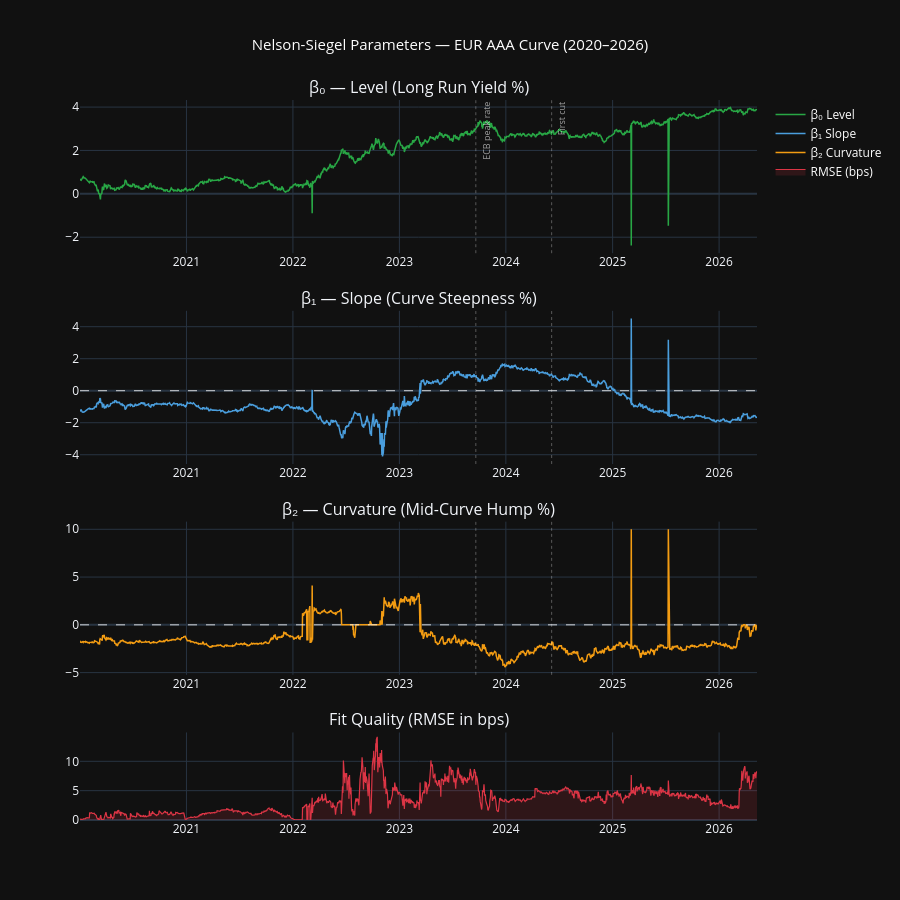

Here is the notebook cell this chart was saved with:
### Code cell
# ============================================================
# STEP 3 — ROLLING PARAMETER ESTIMATION
# ============================================================

print("Fitting Nelson-Siegel to every trading day...")
print("This will take 30-60 seconds...")
print("=" * 50)

results = []

for date, row in yields.iterrows():
    obs = row.values.astype(float)
    
    # Skip days with too many missing values
    if np.sum(np.isnan(obs)) > 3:
        continue
    
    # Use available maturities only
    valid = ~np.isnan(obs)
    mats  = np.array(mat_years)[valid]
    ylds  = obs[valid]
    
    params_i, fitted_i, rmse_i = fit_nelson_siegel(mats.tolist(), ylds)
    
    if params_i is not None:
        results.append({
            "date":      date,
            "beta0":     params_i[0],
            "beta1":     params_i[1],
            "beta2":     params_i[2],
            "tau":       params_i[3],
            "rmse":      rmse_i,
            **{f"actual_{l}": y for l, y in zip(labels, obs)},
            **{f"fitted_{l}": f for l, f in zip(labels, fitted_i) if fitted_i is not None}
        })

params_df = pd.DataFrame(results).set_index("date")

print(f"  ✅ Fitted {len(params_df)} trading days successfully")
print(f"  From: {params_df.index[0].date()} to {params_df.index[-1].date()}")

# ============================================================
# PLOT PARAMETERS OVER TIME
# ============================================================

fig = make_subplots(
    rows=4, cols=1,
    subplot_titles=(
        "β₀ — Level (Long Run Yield %)",
        "β₁ — Slope (Curve Steepness %)",
        "β₂ — Curvature (Mid-Curve Hump %)",
        "Fit Quality (RMSE in bps)"
    ),
    vertical_spacing=0.08,
    row_heights=[0.28, 0.28, 0.28, 0.16]
)

# --- Beta 0 — Level ---
fig.add_trace(go.Scatter(
    x=params_df.index, y=params_df["beta0"],
    mode="lines", name="β₀ Level",
    line=dict(color="#28a745", width=1.5),
    hovertemplate="%{x}<br>β₀: %{y:.3f}%<extra></extra>"
), row=1, col=1)

# --- Beta 1 — Slope ---
fig.add_trace(go.Scatter(
    x=params_df.index, y=params_df["beta1"],
    mode="lines", name="β₁ Slope",
    line=dict(color="#4a9edd", width=1.5),
    hovertemplate="%{x}<br>β₁: %{y:.3f}%<extra></extra>"
), row=2, col=1)

fig.add_hline(y=0, line_dash="dash", line_color="white",
              line_width=0.8, row=2, col=1)

# --- Beta 2 — Curvature ---
fig.add_trace(go.Scatter(
    x=params_df.index, y=params_df["beta2"],
    mode="lines", name="β₂ Curvature",
    line=dict(color="#f39c12", width=1.5),
    hovertemplate="%{x}<br>β₂: %{y:.3f}%<extra></extra>"
), row=3, col=1)

fig.add_hline(y=0, line_dash="dash", line_color="white",
              line_width=0.8, row=3, col=1)

# --- RMSE ---
fig.add_trace(go.Scatter(
    x=params_df.index, y=params_df["rmse"] * 100,
    mode="lines", name="RMSE (bps)",
    line=dict(color="#dc3545", width=1.2),
    fill="tozeroy",
    fillcolor="rgba(220,53,69,0.15)",
    hovertemplate="%{x}<br>RMSE: %{y:.2f}bps<extra></extra>"
), row=4, col=1)

# --- ECB key dates ---
ecb_events = {
    "ECB peak rate": "2023-09-20",
    "First cut":     "2024-06-06",
}

for label_ecb, date_ecb in ecb_events.items():
    for row_n in [1, 2, 3]:
        fig.add_vline(
            x=date_ecb,
            line_dash="dot",
            line_color="rgba(255,255,255,0.3)",
            line_width=1,
            row=row_n, col=1
        )
    fig.add_annotation(
        x=date_ecb, y=1, yref="paper",
        text=label_ecb,
        showarrow=False,
        font=dict(color="rgba(255,255,255,0.6)", size=9),
        textangle=-90,
        xshift=10
    )

fig.update_layout(
    title=dict(
        text="Nelson-Siegel Parameters — EUR AAA Curve (2020–2026)",
        x=0.5, font=dict(color="white", size=15)
    ),
    template="plotly_dark",
    height=900,
    showlegend=True,
    legend=dict(font=dict(color="white")),
    hovermode="x unified"
)

fig.show()

# ============================================================
# PRINT PARAMETER SUMMARY
# ============================================================

print(f"\n  Parameter Summary")
print(f"  {'='*55}")
print(f"  {'Param':<12} {'Current':>10} {'1Y Ago':>10} {'2Y Ago':>10} {'Mean':>10}")
print(f"  {'-'*55}")

param_names = ["beta0", "beta1", "beta2"]
param_labels = ["β₀ Level", "β₁ Slope", "β₂ Curve"]

for pname, plabel in zip(param_names, param_labels):
    current_p  = params_df[pname].iloc[-1]
    y1_ago     = params_df[pname].iloc[-253] if len(params_df) > 253 else params_df[pname].iloc[0]
    y2_ago     = params_df[pname].iloc[-505] if len(params_df) > 505 else params_df[pname].iloc[0]
    mean_p     = params_df[pname].mean()
    print(f"  {plabel:<12} {current_p:>10.3f} {y1_ago:>10.3f} {y2_ago:>10.3f} {mean_p:>10.3f}")

print(f"\n  Current curve interpretation:")
b0 = params_df["beta0"].iloc[-1]
b1 = params_df["beta1"].iloc[-1]
b2 = params_df["beta2"].iloc[-1]

print(f"  β₀ = {b0:.3f}% — long run yield the curve is anchored to")
print(f"  β₁ = {b1:.3f}%  — {'steepening' if b1 < 0 else 'inverted'} curve")
print(f"  β₂ = {b2:.3f}% — {'positive hump' if b2 > 0 else 'negative hump'} in the belly")

### Figure 1 — Plotly figure (JSON) as saved in the notebook; plotly's stock layout.template omitted (floating-point values rounded to 4 significant figures; data arrays with more than 128 entries replaced by an {"elided": "..."} marker saying what was removed)
{"data": [{"hovertemplate": "%{x}<br>β₀: %{y:.3f}%<extra></extra>", "line": {"color": "#28a745", "width": 1.5}, "mode": "lines", "name": "β₀ Level", "type": "scatter", "x": {"elided": "1623 str values"}, "xaxis": "x", "y": {"elided": "1623 float values"}, "yaxis": "y"}, {"hovertemplate": "%{x}<br>β₁: %{y:.3f}%<extra></extra>", "line": {"color": "#4a9edd", "width": 1.5}, "mode": "lines", "name": "β₁ Slope", "type": "scatter", "x": {"elided": "1623 str values"}, "xaxis": "x2", "y": {"elided": "1623 float values"}, "yaxis": "y2"}, {"hovertemplate": "%{x}<br>β₂: %{y:.3f}%<extra></extra>", "line": {"color": "#f39c12", "width": 1.5}, "mode": "lines", "name": "β₂ Curvature", "type": "scatter", "x": {"elided": "1623 str values"}, "xaxis": "x3", "y": {"elided": "1623 float values"}, "yaxis": "y3"}, {"fill": "tozeroy", "fillcolor": "rgba(220,53,69,0.15)", "hovertemplate": "%{x}<br>RMSE: %{y:.2f}bps<extra></extra>", "line": {"color": "#dc3545", "width": 1.2}, "mode": "lines", "name": "RMSE (bps)", "type": "scatter", "x": {"elided": "1623 str values"}, "xaxis": "x4", "y": {"elided": "1623 float values"}, "yaxis": "y4"}], "layout": {"annotations": [{"font": {"size": 16}, "showarrow": false, "text": "β₀ — Level (Long Run Yield %)", "x": 0.5, "xanchor": "center", "xref": "paper", "y": 1, "yanchor": "bottom", "yref": "paper"}, {"font": {"size": 16}, "showarrow": false, "text": "β₁ — Slope (Curve Steepness %)", "x": 0.5, "xanchor": "center", "xref": "paper", "y": 0.7072, "yanchor": "bottom", "yref": "paper"}, {"font": {"size": 16}, "showarrow": false, "text": "β₂ — Curvature (Mid-Curve Hump %)", "x": 0.5, "xanchor": "center", "xref": "paper", "y": 0.4144, "yanchor": "bottom", "yref": "paper"}, {"font": {"size": 16}, "showarrow": false, "text": "Fit Quality (RMSE in bps)", "x": 0.5, "xanchor": "center", "xref": "paper", "y": 0.1216, "yanchor": "bottom", "yref": "paper"}, {"font": {"color": "rgba(255,255,255,0.6)", "size": 9}, "showarrow": false, "text": "ECB peak rate", "textangle": -90, "x": "2023-09-20", "xshift": 10, "y": 1, "yref": "paper"}, {"font": {"color": "rgba(255,255,255,0.6)", "size": 9}, "showarrow": false, "text": "First cut", "textangle": -90, "x": "2024-06-06", "xshift": 10, "y": 1, "yref": "paper"}], "height": 900, "hovermode": "x unified", "legend": {"font": {"color": "white"}}, "shapes": [{"line": {"color": "white", "dash": "dash", "width": 0.8}, "type": "line", "x0": 0, "x1": 1, "xref": "x2 domain", "y0": 0, "y1": 0, "yref": "y2"}, {"line": {"color": "white", "dash": "dash", "width": 0.8}, "type": "line", "x0": 0, "x1": 1, "xref": "x3 domain", "y0": 0, "y1": 0, "yref": "y3"}, {"line": {"color": "rgba(255,255,255,0.3)", "dash": "dot", "width": 1}, "type": "line", "x0": "2023-09-20", "x1": "2023-09-20", "xref": "x", "y0": 0, "y1": 1, "yref": "y domain"}, {"line": {"color": "rgba(255,255,255,0.3)", "dash": "dot", "width": 1}, "type": "line", "x0": "2023-09-20", "x1": "2023-09-20", "xref": "x2", "y0": 0, "y1": 1, "yref": "y2 domain"}, {"line": {"color": "rgba(255,255,255,0.3)", "dash": "dot", "width": 1}, "type": "line", "x0": "2023-09-20", "x1": "2023-09-20", "xref": "x3", "y0": 0, "y1": 1, "yref": "y3 domain"}, {"line": {"color": "rgba(255,255,255,0.3)", "dash": "dot", "width": 1}, "type": "line", "x0": "2024-06-06", "x1": "2024-06-06", "xref": "x", "y0": 0, "y1": 1, "yref": "y domain"}, {"line": {"color": "rgba(255,255,255,0.3)", "dash": "dot", "width": 1}, "type": "line", "x0": "2024-06-06", "x1": "2024-06-06", "xref": "x2", "y0": 0, "y1": 1, "yref": "y2 domain"}, {"line": {"color": "rgba(255,255,255,0.3)", "dash": "dot", "width": 1}, "type": "line", "x0": "2024-06-06", "x1": "2024-06-06", "xref": "x3", "y0": 0, "y1": 1, "yref": "y3 domain"}], "showlegend": true, "title": {"font": {"color": "white", "size": 15}, "text": "Nelson-Siegel Parameters — EUR AAA Curve (2020–2026)", "x": 0.5}, "xaxis": {"anchor": "y", "domain": [0, 1]}, "xaxis2": {"anchor": "y2", "domain": [0, 1]}, "xaxis3": {"anchor": "y3", "domain": [0, 1]}, "xaxis4": {"anchor": "y4", "domain": [0, 1]}, "yaxis": {"anchor": "x", "domain": [0.7872, 1]}, "yaxis2": {"anchor": "x2", "domain": [0.4944, 0.7072]}, "yaxis3": {"anchor": "x3", "domain": [0.2016, 0.4144]}, "yaxis4": {"anchor": "x4", "domain": [0, 0.1216]}}}
